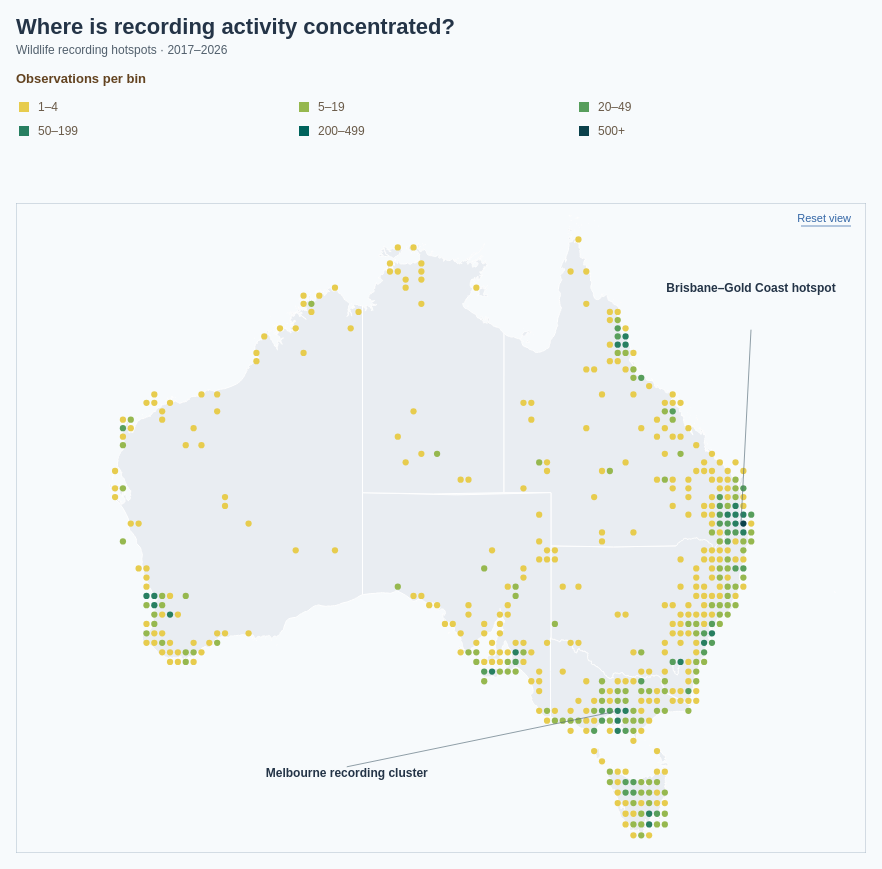

Vega-Lite specification for this chart:
### Vega specification from a JSON file in a GitHub repository (floating-point values rounded to 4 significant figures; data arrays with more than 128 entries replaced by an {"elided": "..."} marker saying what was removed)
{"$schema": "https://vega.github.io/schema/vega/v5.json", "description": "Recording activity from all 6,016 valid geolocated mammal observations in the supplied dataset. Observation dates cover 2017–2026. All data are embedded. Geographic bins stay fixed while zooming. Distinct species are counted using taxon ID with name fallback. Counts reflect reporting effort and wildlife presence, not animal abundance; cell area varies with latitude and obscured coordinates can affect assignments. State boundaries: https://github.com/rowanhogan/australian-states. Scroll to zoom, drag to pan, and click Reset view or double-click to reset. Uses Vega for direct map gestures and a visible reset button. Occupied cells are drawn as circles at their geographic centres; circle diameter scales with the cell width and zoom. The observation-count legend uses matching circles. Colour indicates observation counts. A map-centre name annotation sits on the blue ocean beside Australia with a leader line to the selected map centre; it hides when the selected location is offscreen. No circle highlight or default regional callouts. Overview callouts identify Brisbane–Gold Coast and Melbourne recording clusters using fixed regional bounding-box totals. They hide when a map centre is selected or zoom exceeds 1200 to keep the detailed view clear. Uses the 10 most recent available observation years (2017–2026), including partial 2026.", "background": "#f7fafc", "padding": 16, "height": 650, "title": {"text": "Where is recording activity concentrated?", "subtitle": ["Wildlife recording hotspots · 2017–2026"], "anchor": "start", "color": "#243447", "fontSize": 22, "subtitleFontSize": 12, "subtitleColor": "#52606d", "offset": 16, "subtitlePadding": 6, "subtitleLineHeight": 16, "font": "Arial", "fontWeight": "bold", "subtitleFont": "Arial"}, "style": "view", "data": [{"name": "source_0", "values": [{"type": "Feature", "id": 0, "properties": {"STATE_CODE": "1", "STATE_NAME": "New South Wales"}, "geometry": {"type": "MultiPolygon", "coordinates": {"elided": "9 rows, 5190 float values in total"}}}, {"type": "Feature", "id": 1, "properties": {"STATE_CODE": "2", "STATE_NAME": "Victoria"}, "geometry": {"type": "MultiPolygon", "coordinates": {"elided": "22 rows, 3186 float values in total"}}}, {"type": "Feature", "id": 2, "properties": {"STATE_CODE": "3", "STATE_NAME": "Queensland"}, "geometry": {"type": "MultiPolygon", "coordinates": {"elided": "234 rows, 8496 float values in total"}}}, {"type": "Feature", "id": 3, "properties": {"STATE_CODE": "4", "STATE_NAME": "South Australia"}, "geometry": {"type": "MultiPolygon", "coordinates": {"elided": "35 rows, 2742 float values in total"}}}, {"type": "Feature", "id": 4, "properties": {"STATE_CODE": "5", "STATE_NAME": "Western Australia"}, "geometry": {"type": "MultiPolygon", "coordinates": {"elided": "333 rows, 14052 float values in total"}}}, {"type": "Feature", "id": 5, "properties": {"STATE_CODE": "6", "STATE_NAME": "Tasmania"}, "geometry": {"type": "MultiPolygon", "coordinates": {"elided": "61 rows, 5246 float values in total"}}}, {"type": "Feature", "id": 6, "properties": {"STATE_CODE": "7", "STATE_NAME": "Northern Territory"}, "geometry": {"type": "MultiPolygon", "coordinates": {"elided": "115 rows, 6986 float values in total"}}}, {"type": "Feature", "id": 7, "properties": {"STATE_CODE": "8", "STATE_NAME": "Australian Capital Territory"}, "geometry": {"type": "Polygon", "coordinates": {"elided": "2 rows, 206 float values in total"}}}]}, {"name": "source_1", "values": {"elided": "6016 records"}}, {"name": "data_0", "source": "source_0", "transform": [{"type": "formula", "expr": "datum[\"properties\"] && datum[\"properties\"][\"STATE_NAME\"]", "as": "properties.STATE_NAME"}]}, {"name": "data_1", "source": "source_1", "transform": [{"type": "formula", "expr": "floor(datum.longitude / bin_size) * bin_size", "as": "west"}, {"type": "formula", "expr": "floor(datum.latitude / bin_size) * bin_size", "as": "south"}, {"type": "aggregate", "groupby": ["west", "south"], "ops": ["count", "distinct"], "fields": [null, "taxon"], "as": ["observation_count", "unique_species"]}, {"type": "formula", "expr": "datum.west + bin_size", "as": "east"}, {"type": "formula", "expr": "datum.south + bin_size", "as": "north"}, {"type": "filter", "expr": "isValid(datum[\"observation_count\"]) && isFinite(+datum[\"observation_count\"])"}, {"type": "formula", "expr": "(datum.west + datum.east) / 2", "as": "centreLongitude"}, {"type": "formula", "expr": "(datum.south + datum.north) / 2", "as": "centreLatitude"}, {"type": "geopoint", "projection": "projection", "fields": ["centreLongitude", "centreLatitude"], "as": ["binX", "binY"]}]}, {"name": "selectedMapCentre", "values": [{"longitude": 151.2, "latitude": -33.87, "label": "Sydney", "state": "New South Wales", "labelLongitude": 160, "labelLatitude": -34, "labelWidth": 51.0}, {"longitude": 145.0, "latitude": -37.81, "label": "Melbourne", "state": "Victoria", "labelLongitude": 153, "labelLatitude": -40.5, "labelWidth": 76.5}, {"longitude": 153.0, "latitude": -27.47, "label": "Brisbane", "state": "Queensland", "labelLongitude": 161, "labelLatitude": -27, "labelWidth": 68.0}, {"longitude": 115.9, "latitude": -31.95, "label": "Perth", "state": "Western Australia", "labelLongitude": 107, "labelLatitude": -32, "labelWidth": 42.5}, {"longitude": 138.6, "latitude": -34.93, "label": "Adelaide", "state": "South Australia", "labelLongitude": 134, "labelLatitude": -40.5, "labelWidth": 68.0}, {"longitude": 147.3, "latitude": -42.88, "label": "Hobart", "state": "Tasmania", "labelLongitude": 155, "labelLatitude": -44, "labelWidth": 51.0}, {"longitude": 130.8, "latitude": -12.46, "label": "Darwin", "state": "Northern Territory", "labelLongitude": 130, "labelLatitude": -6.5, "labelWidth": 51.0}], "transform": [{"type": "filter", "expr": "datum.longitude === center_to[0] && datum.latitude === center_to[1]"}, {"type": "geopoint", "projection": "projection", "fields": ["longitude", "latitude"], "as": ["x", "y"]}, {"type": "geopoint", "projection": "projection", "fields": ["labelLongitude", "labelLatitude"], "as": ["oceanX", "oceanY"]}, {"type": "formula", "expr": "clamp(datum.oceanX, datum.labelWidth / 2 + 16, mapWidth - datum.labelWidth / 2 - 16)", "as": "labelX"}, {"type": "formula", "expr": "clamp(datum.oceanY, 24, height - 24)", "as": "labelY"}, {"type": "formula", "expr": "datum.labelX + (datum.x < datum.labelX ? -1 : 1) * (datum.labelWidth / 2 + 7)", "as": "leaderX"}]}, {"name": "visibleSelectedCentre", "source": "selectedMapCentre", "transform": [{"type": "filter", "expr": "datum.x >= 0 && datum.x <= mapWidth && datum.y >= 12 && datum.y <= height - 12"}]}, {"name": "hotspotAnnotations", "values": [{"title": "Brisbane–Gold Coast hotspot", "longitude": 153.1, "latitude": -27.7, "labelLongitude": 157, "labelLatitude": -14, "count": 1260, "share": 0.2094, "bounds": "152.5–153.5° E; 28–27° S"}, {"title": "Melbourne recording cluster", "longitude": 145, "latitude": -37.8, "labelLongitude": 128, "labelLatitude": -41, "count": 408, "share": 0.06782, "bounds": "144.5–145.5° E; 38.5–37° S"}], "transform": [{"type": "filter", "expr": "!length(data('selectedMapCentre')) && zoom_level <= 1200"}, {"type": "geopoint", "projection": "projection", "fields": ["longitude", "latitude"], "as": ["anchorX", "anchorY"]}, {"type": "geopoint", "projection": "projection", "fields": ["labelLongitude", "labelLatitude"], "as": ["labelX", "labelY"]}, {"type": "formula", "expr": "clamp(datum.labelX, 115, mapWidth - 115)", "as": "textX"}, {"type": "filter", "expr": "datum.anchorX >= 0 && datum.anchorX <= mapWidth && datum.anchorY >= 0 && datum.anchorY <= height && datum.labelY >= 30 && datum.labelY <= height - 60"}]}, {"name": "binLegendEntries", "values": [{"order": 0, "label": "1–4", "count": 1}, {"order": 1, "label": "5–19", "count": 5}, {"order": 2, "label": "20–49", "count": 20}, {"order": 3, "label": "50–199", "count": 50}, {"order": 4, "label": "200–499", "count": 200}, {"order": 5, "label": "500+", "count": 500}]}], "projections": [{"name": "projection", "translate": {"signal": "[mapWidth / 2 + pan.x, height / 2 + pan.y]"}, "type": "mercator", "center": {"signal": "center_to"}, "scale": {"signal": "zoom_level"}}], "signals": [{"name": "mapWidth", "value": 850}, {"name": "bin_size", "value": 0.5}, {"name": "zoom_level", "value": 900, "bind": {"input": "range", "min": 350, "max": 10000, "step": 50, "name": "Zoom: "}, "on": [{"events": {"type": "wheel", "source": "view", "consume": true, "filter": ["x() >= 0 && x() <= mapWidth && y() >= 0 && y() <= height"]}, "update": "clamp(zoom_level * pow(1.001, -event.deltaY * pow(16, event.deltaMode)), 350, 10000)"}, {"events": {"type": "dblclick", "source": "view", "filter": ["x() >= 0 && x() <= mapWidth && y() >= 0 && y() <= height"]}, "update": "900"}, {"events": "@resetLabel:click", "update": "900"}]}, {"name": "center_to", "value": [134, -28], "bind": {"input": "select", "options": [[134, -28], [151.2, -33.87], [145.0, -37.81], [153.0, -27.47], [115.9, -31.95], [138.6, -34.93], [147.3, -42.88], [130.8, -12.46]], "labels": ["Australia", "Sydney", "Melbourne", "Brisbane", "Perth", "Adelaide", "Hobart", "Darwin"], "name": "Map centre: "}, "on": [{"events": {"type": "dblclick", "source": "view", "filter": ["x() >= 0 && x() <= mapWidth && y() >= 0 && y() <= height"]}, "update": "[134, -28]"}, {"events": "@resetLabel:click", "update": "[134, -28]"}]}, {"name": "dragStart", "value": null, "on": [{"events": "@mapSurface:pointerdown, @layer_0_marks:pointerdown, @layer_1_marks:pointerdown", "update": "{x:x(),y:y(),panX:pan.x,panY:pan.y}"}, {"events": "window:pointerup", "update": "null"}]}, {"name": "pan", "value": {"x": 0, "y": 0}, "on": [{"events": {"source": "window", "type": "pointermove", "between": [{"source": "view", "type": "pointerdown"}, {"source": "window", "type": "pointerup"}], "consume": true}, "update": "dragStart ? {x:dragStart.panX+x()-dragStart.x,y:dragStart.panY+y()-dragStart.y} : pan"}, {"events": {"signal": "center_to"}, "update": "{x:0,y:0}"}, {"events": {"type": "dblclick", "source": "view", "filter": ["x() >= 0 && x() <= mapWidth && y() >= 0 && y() <= height"]}, "update": "{x:0,y:0}"}, {"events": "@resetLabel:click", "update": "{x:0,y:0}"}]}, {"name": "legendColumnWidth", "value": 280}, {"name": "legendSymbolSize", "value": 100}], "marks": [{"name": "mapPanel", "type": "group", "clip": true, "encode": {"update": {"width": {"signal": "mapWidth"}, "height": {"signal": "height"}}}, "marks": [{"name": "mapSurface", "type": "rect", "encode": {"update": {"width": {"signal": "mapWidth"}, "height": {"signal": "height"}, "fill": {"value": "transparent"}, "cursor": {"value": "grab"}}}}, {"name": "layer_0_marks", "type": "shape", "clip": true, "style": ["geoshape"], "from": {"data": "data_0"}, "encode": {"update": {"fill": {"value": "#e9edf2"}, "stroke": {"value": "#ffffff"}, "strokeWidth": {"value": 1}, "tooltip": {"signal": "isValid(datum[\"properties.STATE_NAME\"]) ? datum[\"properties.STATE_NAME\"] : \"\"+datum[\"properties.STATE_NAME\"]"}, "ariaRoleDescription": {"value": "geoshape"}, "description": {"signal": "\"State / territory: \" + (isValid(datum[\"properties.STATE_NAME\"]) ? datum[\"properties.STATE_NAME\"] : \"\"+datum[\"properties.STATE_NAME\"])"}, "cursor": {"value": "grab"}}}, "transform": [{"type": "geoshape", "projection": "projection"}]}, {"name": "layer_1_marks", "type": "symbol", "clip": true, "from": {"data": "data_1"}, "encode": {"update": {"stroke": {"value": null}, "strokeWidth": {"value": 0}, "fill": {"scale": "color", "field": "observation_count"}, "tooltip": {"signal": "{\"Observations\": format(datum[\"observation_count\"], \",\"), \"Unique species\": format(datum[\"unique_species\"], \",\"), \"West longitude\": format(datum[\"west\"], \".2f\"), \"East longitude\": format(datum[\"east\"], \".2f\"), \"South latitude\": format(datum[\"south\"], \".2f\"), \"North latitude\": format(datum[\"north\"], \".2f\")}"}, "ariaRoleDescription": {"value": "geographic bin circle"}, "description": {"signal": "datum.observation_count + ' observations, ' + datum.unique_species + ' unique species; longitude ' + datum.west + ' to ' + datum.east + ', latitude ' + datum.south + ' to ' + datum.north"}, "cursor": {"value": "grab"}, "shape": {"value": "circle"}, "x": {"field": "binX"}, "y": {"field": "binY"}, "size": {"signal": "PI / 4 * pow(zoom_level * bin_size * PI / 180 * 0.9, 2)"}}}}, {"name": "hotspotLeaderLines", "type": "rule", "from": {"data": "hotspotAnnotations"}, "interactive": false, "clip": true, "encode": {"update": {"x": {"field": "anchorX"}, "y": {"field": "anchorY"}, "x2": {"field": "textX"}, "y2": {"signal": "datum.labelY + (datum.anchorY > datum.labelY ? 38 : -10)"}, "stroke": {"value": "#526875"}, "strokeWidth": {"value": 0.9}, "strokeOpacity": {"value": 0.7}}}}, {"name": "hotspotAnnotationTitle", "type": "text", "from": {"data": "hotspotAnnotations"}, "interactive": false, "clip": true, "encode": {"update": {"x": {"field": "textX"}, "y": {"field": "labelY"}, "align": {"value": "center"}, "text": {"field": "title"}, "font": {"value": "Arial"}, "fontSize": {"value": 12}, "fontWeight": {"value": "bold"}, "fill": {"value": "#243447"}}}}, {"name": "hotspotAnnotationCount", "type": "text", "from": {"data": "hotspotAnnotations"}, "interactive": false, "clip": true, "encode": {"update": {"x": {"field": "textX"}, "y": {"signal": "datum.labelY + 18"}, "align": {"value": "center"}, "text": {"value": ""}, "font": {"value": "Arial"}, "fontSize": {"value": 11}, "fill": {"value": "#365365"}}}}, {"name": "hotspotAnnotationScope", "type": "text", "from": {"data": "hotspotAnnotations"}, "interactive": true, "clip": true, "encode": {"update": {"x": {"field": "textX"}, "y": {"signal": "datum.labelY + 33"}, "align": {"value": "center"}, "text": {"value": ""}, "font": {"value": "Arial"}, "fontSize": {"value": 9}, "fill": {"value": "#52606d"}, "tooltip": {"signal": "'Regional bounds: ' + datum.bounds"}}}}, {"name": "resetLabel", "type": "text", "encode": {"update": {"x": {"signal": "mapWidth - 15"}, "y": {"value": 16}, "align": {"value": "right"}, "baseline": {"value": "middle"}, "text": {"value": "Reset view"}, "font": {"value": "Arial"}, "fontSize": {"value": 11}, "fill": {"value": "#3366a6"}, "cursor": {"value": "pointer"}}, "hover": {"fill": {"value": "#24517c"}}}}, {"name": "resetUnderline", "type": "rule", "interactive": false, "encode": {"update": {"x": {"signal": "mapWidth - 65"}, "x2": {"signal": "mapWidth - 15"}, "y": {"value": 23}, "stroke": {"value": "#3366a6"}, "strokeWidth": {"value": 0.7}}}}, {"name": "mapFrame", "type": "rect", "interactive": false, "encode": {"update": {"x": {"value": 0}, "y": {"value": 0}, "width": {"signal": "mapWidth"}, "height": {"signal": "height"}, "fill": {"value": null}, "stroke": {"value": "#aebdcb"}, "strokeWidth": {"value": 1}}}}]}, {"name": "selectedStateLeader", "type": "rule", "interactive": false, "from": {"data": "visibleSelectedCentre"}, "encode": {"update": {"x": {"field": "x"}, "y": {"field": "y"}, "x2": {"field": "leaderX"}, "y2": {"field": "labelY"}, "stroke": {"value": "#243447"}, "strokeWidth": {"value": 1.3}}}, "clip": true}, {"name": "selectedStateAnnotation", "type": "text", "interactive": false, "from": {"data": "visibleSelectedCentre"}, "encode": {"update": {"x": {"field": "labelX"}, "y": {"field": "labelY"}, "baseline": {"value": "middle"}, "text": {"field": "label"}, "font": {"value": "Arial"}, "fontSize": {"value": 14}, "fontWeight": {"value": "bold"}, "fill": {"value": "#243447"}, "align": {"value": "center"}}}, "clip": true}, {"name": "binLegend", "type": "group", "interactive": false, "encode": {"update": {"x": {"value": 0}, "y": {"value": -120}, "width": {"value": 850}, "height": {"value": 70}}}, "marks": [{"name": "binLegendTitle", "type": "text", "encode": {"update": {"x": {"value": 0}, "y": {"value": 0}, "text": {"value": "Observations per bin"}, "font": {"value": "Arial"}, "fontSize": {"value": 13}, "fontWeight": {"value": "bold"}, "fill": {"value": "#634320"}}}}, {"name": "binLegendSymbols", "type": "symbol", "from": {"data": "binLegendEntries"}, "encode": {"update": {"x": {"signal": "8 + (datum.order % 3) * legendColumnWidth"}, "y": {"signal": "24 + floor(datum.order / 3) * 24"}, "shape": {"value": "square"}, "size": {"signal": "legendSymbolSize"}, "fill": {"scale": "color", "field": "count"}}}}, {"name": "binLegendLabels", "type": "text", "from": {"data": "binLegendEntries"}, "encode": {"update": {"x": {"signal": "22 + (datum.order % 3) * legendColumnWidth"}, "y": {"signal": "24 + floor(datum.order / 3) * 24"}, "text": {"field": "label"}, "baseline": {"value": "middle"}, "font": {"value": "Arial"}, "fontSize": {"value": 12}, "fill": {"value": "#6a5b49"}}}}]}], "scales": [{"name": "color", "type": "threshold", "domain": [5, 20, 50, 200, 500], "range": ["#e7cc4e", "#96b84f", "#579e5c", "#287f61", "#00635c", "#0b414b"], "interpolate": "hcl"}], "config": {"legend": {"labelFontSize": 12, "titleFontSize": 13, "labelFont": "Arial", "titleFont": "Arial", "titleFontWeight": "bold", "labelColor": "#6a5b49", "titleColor": "#634320", "symbolType": "square", "symbolSize": 100, "rowPadding": 8, "columnPadding": 24, "labelOffset": 8}, "style": {"guide-label": {"font": "Arial"}, "guide-title": {"font": "Arial"}, "group-title": {"font": "Arial"}, "group-subtitle": {"font": "Arial"}, "cell": {"stroke": null}, "text": {"font": "Arial"}}}, "width": 850, "usermeta": {"observationWindow": {"source": "Dataset/observations-794195.csv", "dateField": "observed_on", "years": [2017, 2018, 2019, 2020, 2021, 2022, 2023, 2024, 2025, 2026], "yearCount": 10, "includesPartialLatestYear": true}}}
